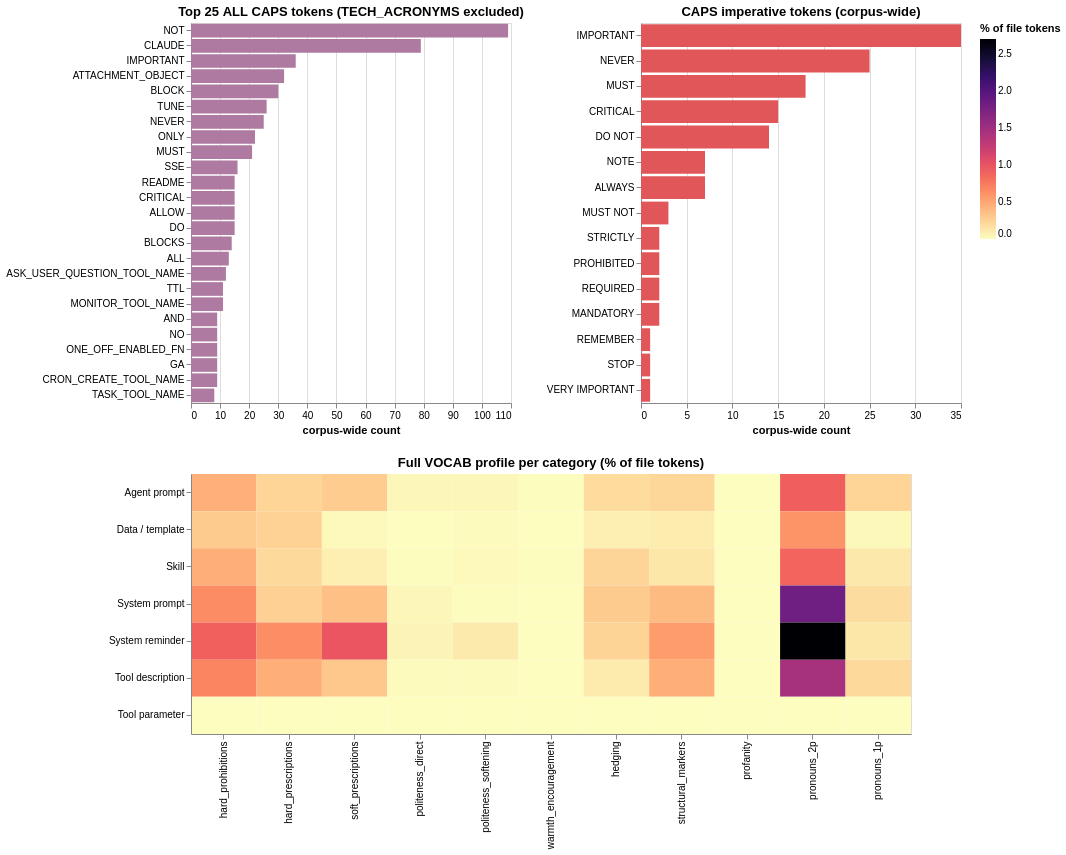

Notebook cell for this chart:
### Markdown cell above
### Emphasis vocabulary: top ALL CAPS tokens, CAPS imperative tokens, and full VOCAB profile

The 11 VOCAB classes (definitions inlined in `00_data_pipeline.ipynb` § 5):

| Key | Plain-language gloss | Example tokens |
|---|---|---|
| `hard_prohibitions` | Categorical "no" | `do not`, `never`, `must not`, `forbidden` |
| `hard_prescriptions` | Categorical "yes" | `must`, `always`, `required`, `mandatory` |
| `soft_prescriptions` | Suggesting / encouraging | `should`, `make sure`, `ensure`, `try to` |
| `politeness_direct` | Direct politeness markers | `please`, `kindly`, `thank you` |
| `politeness_softening` | Softening / hedging requests | `feel free`, `if possible`, `would you` |
| `warmth_encouragement` | Positive emotional tone | `welcome`, `glad`, `well done`, `wonderful` |
| `hedging` | Uncertainty / qualification | `may`, `might`, `could`, `usually` |
| `structural_markers` | Document structure callouts | `note`, `warning`, `important`, `tip` |
| `profanity` | Strong language | `damn`, `hell`, `bullshit` |
| `pronouns_2p` | Second-person address | `you`, `your`, `yours` |
| `pronouns_1p` | First-person reference | `i`, `me`, `we`, `us`, `our` |

### Code cell
"""Top-N tokens for ALL CAPS and CAPS imperative + full VOCAB heatmap."""

top_caps = pd.DataFrame(corpus_block["metrics"]["all_caps"]["top"][:25])
top_caps_chart = (
    alt.Chart(top_caps)
    .mark_bar(color="#af7aa1")
    .encode(
        x=alt.X("count:Q", title="corpus-wide count"),
        y=alt.Y("token:N", sort="-x", title=None),
        tooltip=[alt.Tooltip("token:N"), alt.Tooltip("count:Q")],
    )
    .properties(width=320, height=380,
                title="Top 25 ALL CAPS tokens (TECH_ACRONYMS excluded)")
)

caps_imp_data = pd.DataFrame(
    [{"token": t, "count": c} for t, c in
     corpus_block["metrics"]["caps_imperative"]["hits"].items()]
)
caps_imp_chart = (
    alt.Chart(caps_imp_data)
    .mark_bar(color="#e15759")
    .encode(
        x=alt.X("count:Q", title="corpus-wide count"),
        y=alt.Y("token:N", sort="-x", title=None),
        tooltip=[alt.Tooltip("token:N"), alt.Tooltip("count:Q")],
    )
    .properties(width=320, height=380,
                title="CAPS imperative tokens (corpus-wide)")
)

vocab_long = []
for cat, b in by_category.items():
    for key, v in b["metrics"]["vocab"].items():
        vocab_long.append({"category": cat, "vocab_key": key, "pct": v["pct"]})
vocab_df_long = pd.DataFrame(vocab_long)

vocab_chart = (
    alt.Chart(vocab_df_long)
    .mark_rect()
    .encode(
        x=alt.X("vocab_key:N", title=None, sort=list(VOCAB_KEYS)),
        y=alt.Y("category:N", title=None),
        color=alt.Color("pct:Q", scale=alt.Scale(scheme="magma", reverse=True),
                         title="% of file tokens"),
        tooltip=[alt.Tooltip("category:N"),
                 alt.Tooltip("vocab_key:N"),
                 alt.Tooltip("pct:Q", format=".3f")],
    )
    .properties(width=720, height=260,
                title="Full VOCAB profile per category (% of file tokens)")
)

(top_caps_chart | caps_imp_chart) & vocab_chart

### Figure 1 — Vega-Lite specification as saved in the notebook (floating-point values rounded to 4 significant figures)
{"config": {"view": {"continuousWidth": 300, "continuousHeight": 300}}, "vconcat": [{"hconcat": [{"data": {"name": "data-a7598ac2f93b7ad1d439f804d88fa541"}, "mark": {"type": "bar", "color": "#af7aa1"}, "encoding": {"tooltip": [{"field": "token", "type": "nominal"}, {"field": "count", "type": "quantitative"}], "x": {"field": "count", "title": "corpus-wide count", "type": "quantitative"}, "y": {"field": "token", "sort": "-x", "title": null, "type": "nominal"}}, "height": 380, "title": "Top 25 ALL CAPS tokens (TECH_ACRONYMS excluded)", "width": 320}, {"data": {"name": "data-236ee5d1685d4d7da3c7e7806521151e"}, "mark": {"type": "bar", "color": "#e15759"}, "encoding": {"tooltip": [{"field": "token", "type": "nominal"}, {"field": "count", "type": "quantitative"}], "x": {"field": "count", "title": "corpus-wide count", "type": "quantitative"}, "y": {"field": "token", "sort": "-x", "title": null, "type": "nominal"}}, "height": 380, "title": "CAPS imperative tokens (corpus-wide)", "width": 320}]}, {"data": {"name": "data-387f86934d717b5915234140f7c68d0e"}, "mark": {"type": "rect"}, "encoding": {"color": {"field": "pct", "scale": {"reverse": true, "scheme": "magma"}, "title": "% of file tokens", "type": "quantitative"}, "tooltip": [{"field": "category", "type": "nominal"}, {"field": "vocab_key", "type": "nominal"}, {"field": "pct", "format": ".3f", "type": "quantitative"}], "x": {"field": "vocab_key", "sort": ["hard_prohibitions", "hard_prescriptions", "soft_prescriptions", "politeness_direct", "politeness_softening", "warmth_encouragement", "hedging", "structural_markers", "profanity", "pronouns_2p", "pronouns_1p"], "title": null, "type": "nominal"}, "y": {"field": "category", "title": null, "type": "nominal"}}, "height": 260, "title": "Full VOCAB profile per category (% of file tokens)", "width": 720}], "$schema": "https://vega.github.io/schema/vega-lite/v6.4.1.json", "datasets": {"data-a7598ac2f93b7ad1d439f804d88fa541": [{"token": "NOT", "count": 109}, {"token": "CLAUDE", "count": 79}, {"token": "IMPORTANT", "count": 36}, {"token": "ATTACHMENT_OBJECT", "count": 32}, {"token": "BLOCK", "count": 30}, {"token": "TUNE", "count": 26}, {"token": "NEVER", "count": 25}, {"token": "ONLY", "count": 22}, {"token": "MUST", "count": 21}, {"token": "SSE", "count": 16}, {"token": "README", "count": 15}, {"token": "CRITICAL", "count": 15}, {"token": "ALLOW", "count": 15}, {"token": "DO", "count": 15}, {"token": "BLOCKS", "count": 14}, {"token": "ALL", "count": 13}, {"token": "ASK_USER_QUESTION_TOOL_NAME", "count": 12}, {"token": "TTL", "count": 11}, {"token": "MONITOR_TOOL_NAME", "count": 11}, {"token": "AND", "count": 9}, {"token": "NO", "count": 9}, {"token": "ONE_OFF_ENABLED_FN", "count": 9}, {"token": "GA", "count": 9}, {"token": "CRON_CREATE_TOOL_NAME", "count": 9}, {"token": "TASK_TOOL_NAME", "count": 8}], "data-236ee5d1685d4d7da3c7e7806521151e": [{"token": "IMPORTANT", "count": 35}, {"token": "NEVER", "count": 25}, {"token": "MUST", "count": 18}, {"token": "CRITICAL", "count": 15}, {"token": "DO NOT", "count": 14}, {"token": "NOTE", "count": 7}, {"token": "ALWAYS", "count": 7}, {"token": "MUST NOT", "count": 3}, {"token": "STRICTLY", "count": 2}, {"token": "PROHIBITED", "count": 2}, {"token": "REQUIRED", "count": 2}, {"token": "MANDATORY", "count": 2}, {"token": "REMEMBER", "count": 1}, {"token": "STOP", "count": 1}, {"token": "VERY IMPORTANT", "count": 1}], "data-387f86934d717b5915234140f7c68d0e": [{"category": "Agent prompt", "vocab_key": "hard_prohibitions", "pct": 0.4465}, {"category": "Agent prompt", "vocab_key": "hard_prescriptions", "pct": 0.2343}, {"category": "Agent prompt", "vocab_key": "soft_prescriptions", "pct": 0.2818}, {"category": "Agent prompt", "vocab_key": "politeness_direct", "pct": 0.0329}, {"category": "Agent prompt", "vocab_key": "politeness_softening", "pct": 0.0366}, {"category": "Agent prompt", "vocab_key": "warmth_encouragement", "pct": 0.0073}, {"category": "Agent prompt", "vocab_key": "hedging", "pct": 0.1903}, {"category": "Agent prompt", "vocab_key": "structural_markers", "pct": 0.2233}, {"category": "Agent prompt", "vocab_key": "profanity", "pct": 0.0}, {"category": "Agent prompt", "vocab_key": "pronouns_2p", "pct": 0.9114}, {"category": "Agent prompt", "vocab_key": "pronouns_1p", "pct": 0.2343}, {"category": "Data / template", "vocab_key": "hard_prohibitions", "pct": 0.2847}, {"category": "Data / template", "vocab_key": "hard_prescriptions", "pct": 0.2483}, {"category": "Data / template", "vocab_key": "soft_prescriptions", "pct": 0.0232}, {"category": "Data / template", "vocab_key": "politeness_direct", "pct": 0.0}, {"category": "Data / template", "vocab_key": "politeness_softening", "pct": 0.0099}, {"category": "Data / template", "vocab_key": "warmth_encouragement", "pct": 0.0}, {"category": "Data / template", "vocab_key": "hedging", "pct": 0.0795}, {"category": "Data / template", "vocab_key": "structural_markers", "pct": 0.096}, {"category": "Data / template", "vocab_key": "profanity", "pct": 0.0}, {"category": "Data / template", "vocab_key": "pronouns_2p", "pct": 0.6026}, {"category": "Data / template", "vocab_key": "pronouns_1p", "pct": 0.0298}, {"category": "Skill", "vocab_key": "hard_prohibitions", "pct": 0.4491}, {"category": "Skill", "vocab_key": "hard_prescriptions", "pct": 0.2025}, {"category": "Skill", "vocab_key": "soft_prescriptions", "pct": 0.0805}, {"category": "Skill", "vocab_key": "politeness_direct", "pct": 0.0078}, {"category": "Skill", "vocab_key": "politeness_softening", "pct": 0.0208}, {"category": "Skill", "vocab_key": "warmth_encouragement", "pct": 0.0078}, {"category": "Skill", "vocab_key": "hedging", "pct": 0.2284}, {"category": "Skill", "vocab_key": "structural_markers", "pct": 0.1246}, {"category": "Skill", "vocab_key": "profanity", "pct": 0.0}, {"category": "Skill", "vocab_key": "pronouns_2p", "pct": 0.8774}, {"category": "Skill", "vocab_key": "pronouns_1p", "pct": 0.1194}, {"category": "System prompt", "vocab_key": "hard_prohibitions", "pct": 0.6469}, {"category": "System prompt", "vocab_key": "hard_prescriptions", "pct": 0.2575}, {"category": "System prompt", "vocab_key": "soft_prescriptions", "pct": 0.3517}, {"category": "System prompt", "vocab_key": "politeness_direct", "pct": 0.0314}, {"category": "System prompt", "vocab_key": "politeness_softening", "pct": 0.0063}, {"category": "System prompt", "vocab_key": "warmth_encouragement", "pct": 0.0}, {"category": "System prompt", "vocab_key": "hedging", "pct": 0.2889}, {"category": "System prompt", "vocab_key": "structural_markers", "pct": 0.3831}, {"category": "System prompt", "vocab_key": "profanity", "pct": 0.0}, {"category": "System prompt", "vocab_key": "pronouns_2p", "pct": 1.815}, {"category": "System prompt", "vocab_key": "pronouns_1p", "pct": 0.1884}, {"category": "System reminder", "vocab_key": "hard_prohibitions", "pct": 0.8988}, {"category": "System reminder", "vocab_key": "hard_prescriptions", "pct": 0.6344}, {"category": "System reminder", "vocab_key": "soft_prescriptions", "pct": 0.9781}, {"category": "System reminder", "vocab_key": "politeness_direct", "pct": 0.0529}, {"category": "System reminder", "vocab_key": "politeness_softening", "pct": 0.1057}, {"category": "System reminder", "vocab_key": "warmth_encouragement", "pct": 0.0}, {"category": "System reminder", "vocab_key": "hedging", "pct": 0.2379}, {"category": "System reminder", "vocab_key": "structural_markers", "pct": 0.5551}, {"category": "System reminder", "vocab_key": "profanity", "pct": 0.0}, {"category": "System reminder", "vocab_key": "pronouns_2p", "pct": 2.696}, {"category": "System reminder", "vocab_key": "pronouns_1p", "pct": 0.1322}, {"category": "Tool description", "vocab_key": "hard_prohibitions", "pct": 0.6831}, {"category": "Tool description", "vocab_key": "hard_prescriptions", "pct": 0.4577}, {"category": "Tool description", "vocab_key": "soft_prescriptions", "pct": 0.3142}, {"category": "Tool description", "vocab_key": "politeness_direct", "pct": 0.0137}, {"category": "Tool description", "vocab_key": "politeness_softening", "pct": 0.0137}, {"category": "Tool description", "vocab_key": "warmth_encouragement", "pct": 0.0}, {"category": "Tool description", "vocab_key": "hedging", "pct": 0.1025}, {"category": "Tool description", "vocab_key": "structural_markers", "pct": 0.4508}, {"category": "Tool description", "vocab_key": "profanity", "pct": 0.0}, {"category": "Tool description", "vocab_key": "pronouns_2p", "pct": 1.448}, {"category": "Tool description", "vocab_key": "pronouns_1p", "pct": 0.2049}, {"category": "Tool parameter", "vocab_key": "hard_prohibitions", "pct": 0.0}, {"category": "Tool parameter", "vocab_key": "hard_prescriptions", "pct": 0.0}, {"category": "Tool parameter", "vocab_key": "soft_prescriptions", "pct": 0.0}, {"category": "Tool parameter", "vocab_key": "politeness_direct", "pct": 0.0}, {"category": "Tool parameter", "vocab_key": "politeness_softening", "pct": 0.0}, {"category": "Tool parameter", "vocab_key": "warmth_encouragement", "pct": 0.0}, {"category": "Tool parameter", "vocab_key": "hedging", "pct": 0.0}, {"category": "Tool parameter", "vocab_key": "structural_markers", "pct": 0.0}, {"category": "Tool parameter", "vocab_key": "profanity", "pct": 0.0}, {"category": "Tool parameter", "vocab_key": "pronouns_2p", "pct": 0.0}, {"category": "Tool parameter", "vocab_key": "pronouns_1p", "pct": 0.0}]}}
